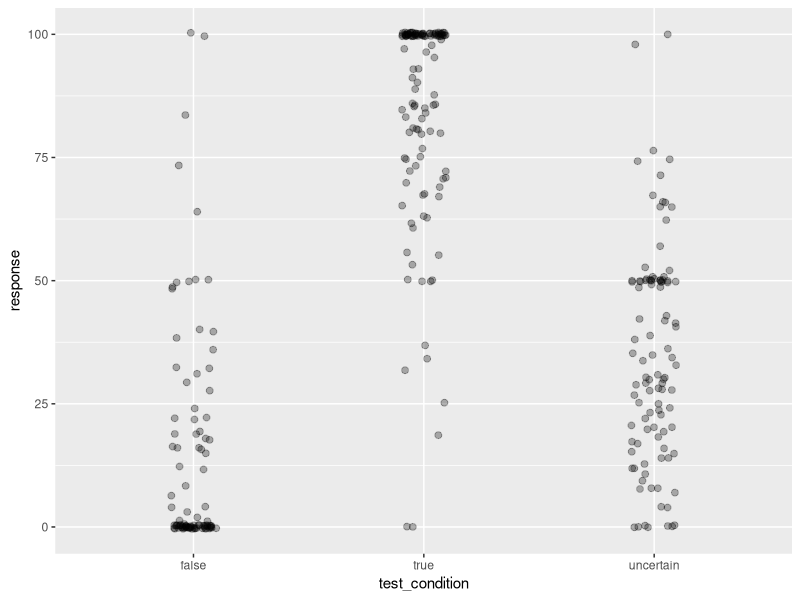
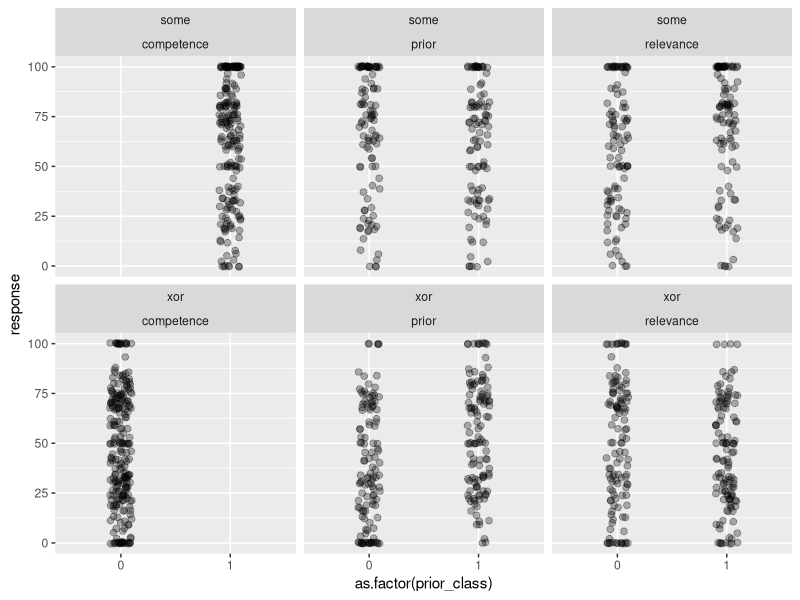
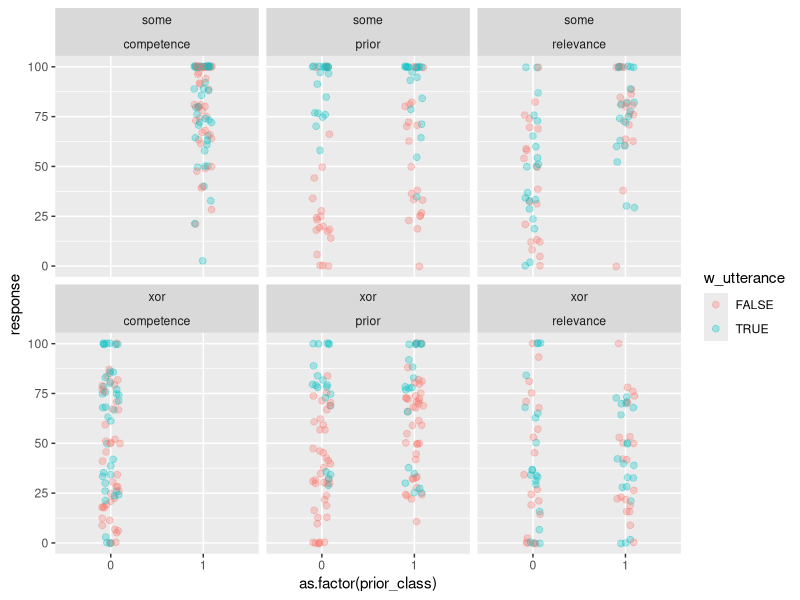

R code for these plots, in order:
## ---- chunk 1
library(tidyverse)
## ---- chunk 2
knitr::opts_chunk$set(echo = TRUE)
## ---- chunk 3
#d_raw <- read_csv("~/Documents/Research/XOR/results_58_xor-some-Prolific-pilot1_N10.csv")
# remove IDs
#d_raw %>% select(-prolific_id) %>% write_csv("../data/pilots/results_58_xor-some-Prolific-pilot1_N10.csv") 
## ---- chunk 4
d <- read_csv("../data/pilots/results_58_xor-some-Prolific-pilot1_N10.csv")
## ---- chunk 5
d %>% distinct(comments)
## ---- chunk 6
d %>% distinct(languages)
# exclude non-natives if necessary
d_native <- d

d_native %>% pull(age) %>% mean(., na.rm = T) 
d_native %>% count(gender) %>% mutate(n = n/88)
## ---- chunk 7
# check xor/some vs. trial type
d_native %>% count(main_type, condition) 
# check xor/some vs. experimental condition
d_native %>% count(main_type, exp_condition)
# count items used
d_native %>% count(title)
## ---- chunk 8
d_native %>% group_by(submission_id) %>% count(response) %>% View()
d_main <- d_native %>% filter(trial_name != "example")
d_exmpl <- d_native %>% filter(trial_name == "example")
d_critical <- d_main %>% filter(condition == "critical")

# get overall mean ratings / subject
d_native %>% group_by(submission_id) %>% summarise(mean_rating = mean(response)) %>% arrange(mean_rating)
## ---- chunk 9
d_test <- d_main %>% rowwise() %>% filter(condition == "test") %>% 
  mutate(test_condition = substr(test_question, 6, 9),
         test_condition = ifelse(test_condition == "fals", "false", 
                                 ifelse(test_condition == "unce", "uncertain",
                                        test_condition)))

d_test %>% 
  ggplot(., aes(x = test_condition, y = response)) +
  geom_point(size = 2, alpha = 0.3, position = position_jitter(width = 0.1))
# add mean / CI
## ---- chunk 10
d_critical <- d_critical %>% 
  pivot_longer(c(competence, relevance, prior), 
               names_to = "class_condition", 
               values_to = "prior_class")
d_critical %>% 
  filter(block != "xor" & block != "some") %>%
  ggplot(., aes(x = as.factor(prior_class), y = response)) +
  geom_point(size = 2, alpha = 0.3, position = position_jitter(width = 0.1)) +
    facet_wrap(main_type~class_condition)
## ---- chunk 11
# add info to already record this
d_critical <- d_critical %>% 
  mutate(w_utterance = ifelse(is.na(critical_question), F, T),
         block = ifelse(block == "comp", "competence", 
                        ifelse(block == "rel", "relevance", "prior")))

d_critical %>% 
  filter(block != "xor" & block != "some") %>%
  filter(block == class_condition) %>%
  ggplot(., aes(x = as.factor(prior_class), y = response, color = w_utterance)) +
  geom_point(size = 2, alpha = 0.3, position = position_jitter(width = 0.1)) +
    facet_wrap(main_type~class_condition) # get ratings from the respective trials only 
# use block for getting the actual correct ratings, but class_condition for subsetting the prior classification fo the respective predictor 

# some condition was wrongly recorded as pri
d_critical %>% 
     filter(block != "xor" & block != "some") %>%
     filter(block == class_condition) %>% filter(block == "prior" & w_utterance == T) %>%
  View()
 
